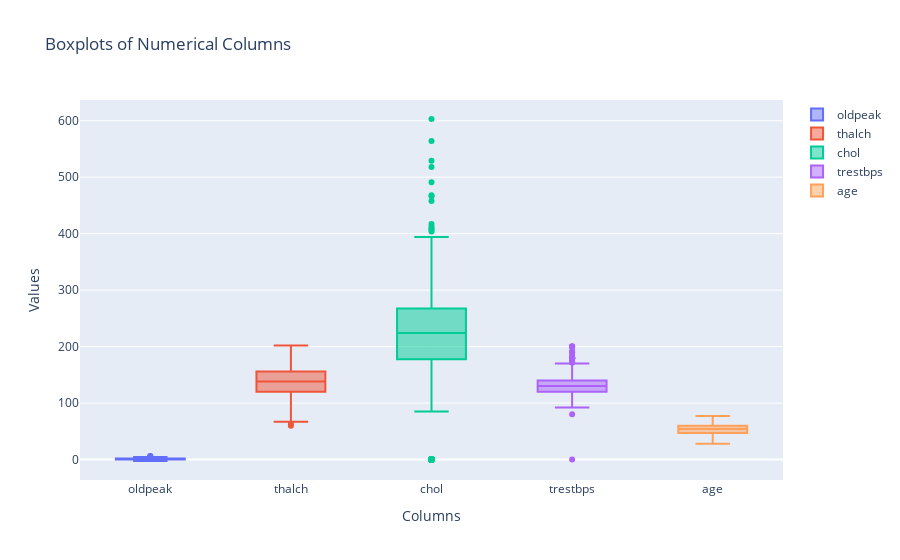

The notebook cell saved with this chart:
### Code cell
# create boxplots using plotly 
import plotly.graph_objs as go
fig = go.Figure()

for i, col in enumerate(numeric_cols):
    fig.add_trace(go.Box(y=df[col], name=col))

fig.update_layout(title='Boxplots of Numerical Columns',    
                  xaxis_title='Columns',
                  yaxis_title='Values')

fig.show()

### Figure 1 — Plotly figure (JSON) as saved in the notebook; plotly's stock layout.template omitted (floating-point values rounded to 4 significant figures; data arrays with more than 128 entries replaced by an {"elided": "..."} marker saying what was removed)
{"data": [{"name": "oldpeak", "type": "box", "y": {"elided": "920 float values"}}, {"name": "thalch", "type": "box", "y": {"elided": "920 float values"}}, {"name": "chol", "type": "box", "y": {"elided": "920 float values"}}, {"name": "trestbps", "type": "box", "y": {"elided": "920 float values"}}, {"name": "age", "type": "box", "y": {"elided": "920 int values"}}], "layout": {"title": {"text": "Boxplots of Numerical Columns"}, "xaxis": {"title": {"text": "Columns"}}, "yaxis": {"title": {"text": "Values"}}}}
